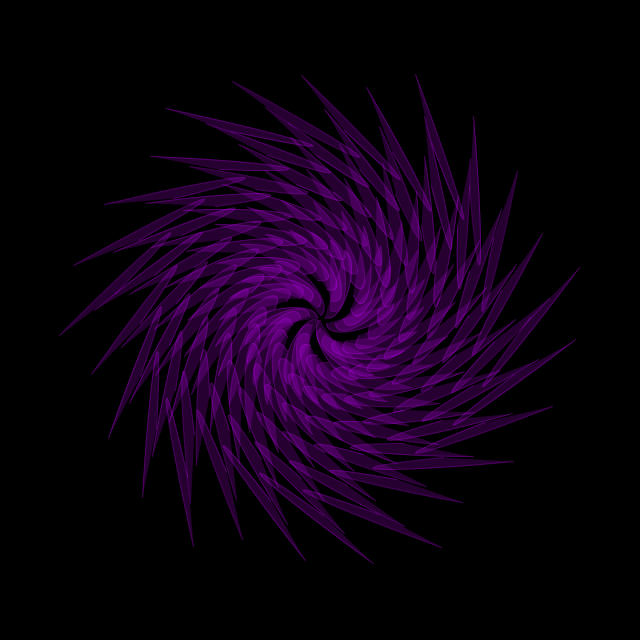
Frame 1 (no input)
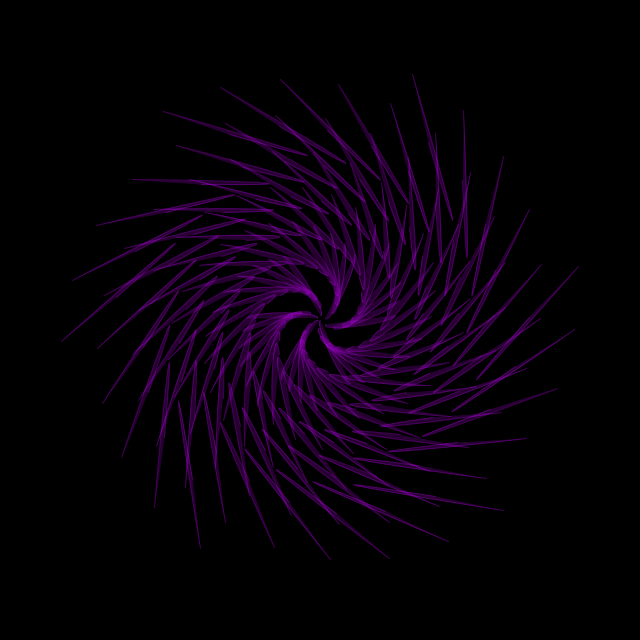
Frame 60 (the mouse pressed at the canvas centre just before this capture)
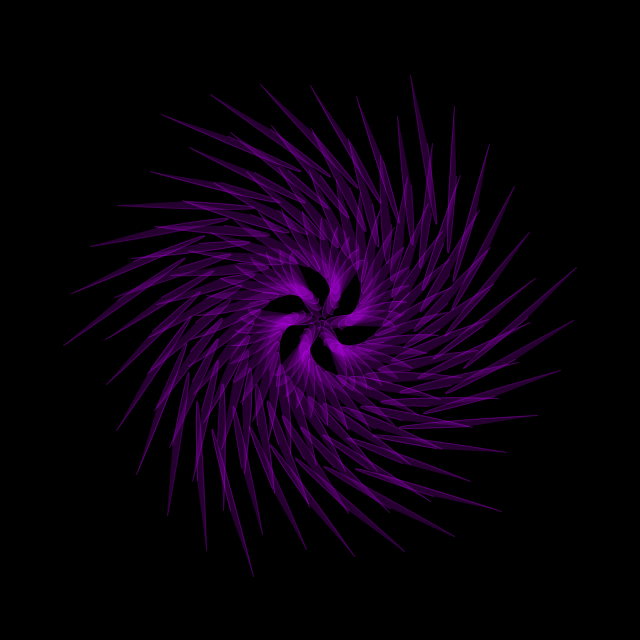
Frame 120 (the mouse held since frame 60 and released just before this capture)

The Processing sketch that drew these frames (run headless with seeded random() and noise(); from frame 60 on, the mouse is pressed at the canvas centre):

// Processing sketch: processing_154946
// ── processing_154946.pde

float num = 0;
float angle;

void setup(){
  size(640, 640);
  
  /* Because the color's values aren't changing we put them in the setup. Prevents unnessesary calcuations */
  stroke(200, 0, 255, 80);
  fill(200, 0, 255, 50);
}

void draw(){
  background(0);
  
  /* This will bend our shapes */
  angle = cos(num * 20) * 20;
  
  pushMatrix();
  translate(width/2, height/2);
  /* Rotate entire pattern */
  rotate(num*2);
  for(int i = 0; i < 150; i++){
    /* Rotate individual shape. (The further away from the center the faster the rotation) */
    rotate(1+num/10);
    /* 
      If we wanted to, although this would increase computations, we can fill our shape and depending on
      how far away from the center the shape is (how big "i" is) we assign the opacity of our shape as "i" 
     */
    /* fill(255, 0, 255, i); */
    /*
      bezier(startX, startY, bend1X, bend1Y, bend2X, bend2Y, endX, endY);
    */
    bezier(i, i, 0, angle+i, 70, angle+i, i+70, i); 
  }
  popMatrix();
  /* Increment num by 0.001 so we get a slow smooth animation */
  num += 0.001; 
}
